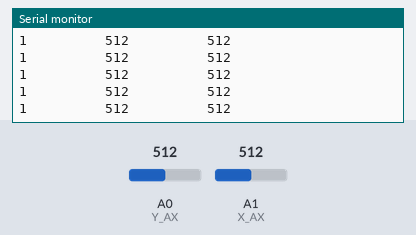
The sketch below on a simulated Arduino Uno, built with avr-gcc and run on an emulated ATmega328P. Parts: the last lines printed to the serial monitor. The test bench sets the inputs (shaded band); at power-on: A0 (Y_AX) = 512, A1 (X_AX) = 512.

Above: at 1.2 s.
1.3 s: A0 (Y_AX) set to 716
At 1.32 s:
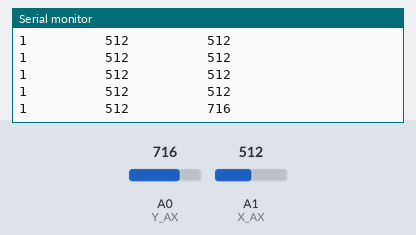
2.8 s: A1 (X_AX) set to 716
At 2.83 s:
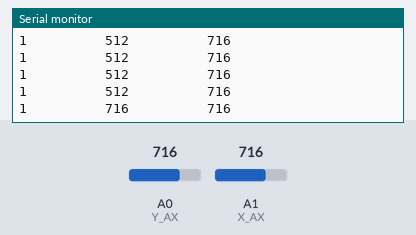
4.3 s: A0 (Y_AX) set to 900
At 4.34 s:
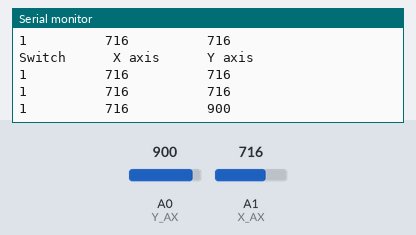
5.8 s: A1 (X_AX) set to 900
At 5.85 s:
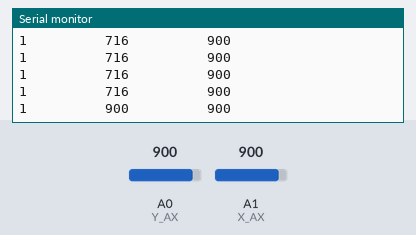
Timing chart, 0 to 8.3 s (numbered marks = the images above; inputs shaded):
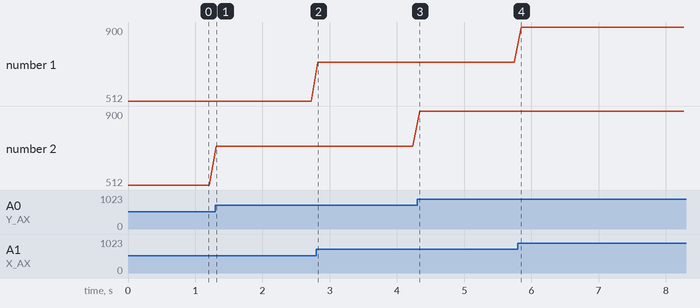

The sketch:

example.ino
```cpp
/* Variables */
// joystick pins
const int SWITCH = 0;  // digital pin 2 connected to SW output of JoyStick
const int X_AX = A1;   // analog pin 0 connected to X output of JoyStick
const int Y_AX = A0;   // analog pin 1 connected to Y output of JoyStick
int rows = 0;

/* My Function */
void showHeading() {
  Serial.println("Switch      X axis      Y axis");
}

/* Main Functions */
void setup() {
  Serial.begin(115200);
  pinMode(SWITCH, INPUT);
  digitalWrite(SWITCH, HIGH);

  showHeading();
}
void loop() {
  rows++;
  if (rows > 20) {
    rows = 0;
    showHeading();
  }
  Serial.print(digitalRead(SWITCH));
  Serial.print("          ");
  Serial.print(analogRead(X_AX));
  Serial.print("          ");
  Serial.println(analogRead(Y_AX));
  delay(100);  // delay in between reads for stability
}
```

Measured:
- after the input at 1.3 s, the serial monitor: prints a new line at once (image 1)
- after the input at 2.8 s, the serial monitor: prints a new line at once (image 2)
- after the input at 4.3 s, the serial monitor: prints a new line at once (image 3)
- after the input at 5.8 s, the serial monitor: prints a new line after 0.05 s (image 4)
- plotted number 2: 512 → 716 after the input at 1.3 s, 716 → 900 after the input at 4.3 s
